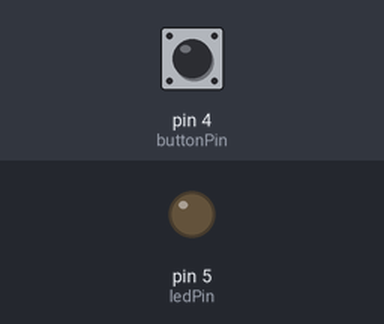
The sketch below on a simulated Arduino Uno, built with avr-gcc and run on an emulated ATmega328P. On the bench: output pins drawn as LEDs (lit = HIGH). Inputs (shaded band) come from the test bench; at power-on: pin 4 (buttonPin) LOW. What the sketch prints to the serial monitor is not drawn.

Above: at 1.2 s.
1.3 s: pin 4 (buttonPin) pulled HIGH for 0.15 s
At 1.38 s:
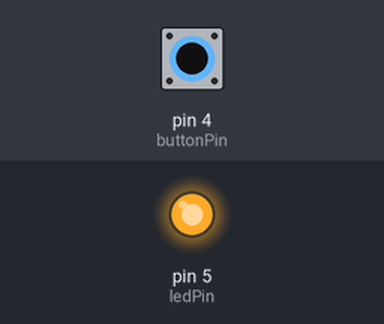
2.9 s: pin 4 (buttonPin) pulled HIGH for 3.2 s
At 7.2 s:
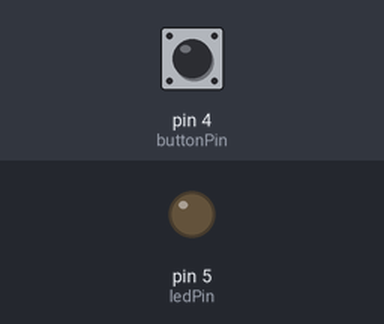
Timing chart, 0 to 8.7 s (numbered marks = the images above; inputs shaded):
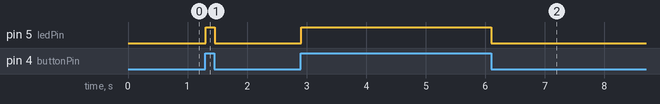

The sketch:

0513_button01__1.ino
```cpp
// C++ code
int ledPin = 5;
int buttonPin = 4;
int buttonState;

void setup()
{
  Serial.begin(9600);
  pinMode(ledPin, OUTPUT);
  pinMode(buttonPin, INPUT);
}

void loop()
{
  buttonState = digitalRead(buttonPin);
  Serial.println(buttonState);
  if (buttonState == 1) digitalWrite(ledPin, 1);
  else digitalWrite(ledPin, 0);
}
```

Measured:
- after the input at 1.3 s, pin 5 (ledPin): LOW → HIGH at once, → LOW 0.15 s later
- after the input at 2.9 s, pin 5 (ledPin): LOW → HIGH at once, → LOW 3.2 s later
